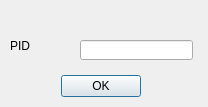
<?xml version="1.0" encoding="UTF-8"?>
<ui version="4.0">
 <class>DiaClo</class>
 <widget class="QDialog" name="DiaClo">
  <property name="geometry">
   <rect>
    <x>0</x>
    <y>0</y>
    <width>208</width>
    <height>107</height>
   </rect>
  </property>
  <property name="windowTitle">
   <string>进程撤销</string>
  </property>
  <widget class="QDialogButtonBox" name="buttonBox">
   <property name="geometry">
    <rect>
     <x>60</x>
     <y>70</y>
     <width>81</width>
     <height>32</height>
    </rect>
   </property>
   <property name="orientation">
    <enum>Qt::Horizontal</enum>
   </property>
   <property name="standardButtons">
    <set>QDialogButtonBox::Ok</set>
   </property>
   <property name="centerButtons">
    <bool>false</bool>
   </property>
  </widget>
  <widget class="QLabel" name="label">
   <property name="geometry">
    <rect>
     <x>10</x>
     <y>40</y>
     <width>54</width>
     <height>12</height>
    </rect>
   </property>
   <property name="text">
    <string>PID</string>
   </property>
  </widget>
  <widget class="QLineEdit" name="linePid">
   <property name="geometry">
    <rect>
     <x>80</x>
     <y>40</y>
     <width>113</width>
     <height>20</height>
    </rect>
   </property>
  </widget>
 </widget>
 <resources/>
 <connections>
  <connection>
   <sender>buttonBox</sender>
   <signal>accepted()</signal>
   <receiver>DiaClo</receiver>
   <slot>accept()</slot>
   <hints>
    <hint type="sourcelabel">
     <x>248</x>
     <y>254</y>
    </hint>
    <hint type="destinationlabel">
     <x>157</x>
     <y>274</y>
    </hint>
   </hints>
  </connection>
  <connection>
   <sender>buttonBox</sender>
   <signal>rejected()</signal>
   <receiver>DiaClo</receiver>
   <slot>reject()</slot>
   <hints>
    <hint type="sourcelabel">
     <x>316</x>
     <y>260</y>
    </hint>
    <hint type="destinationlabel">
     <x>286</x>
     <y>274</y>
    </hint>
   </hints>
  </connection>
 </connections>
</ui>
